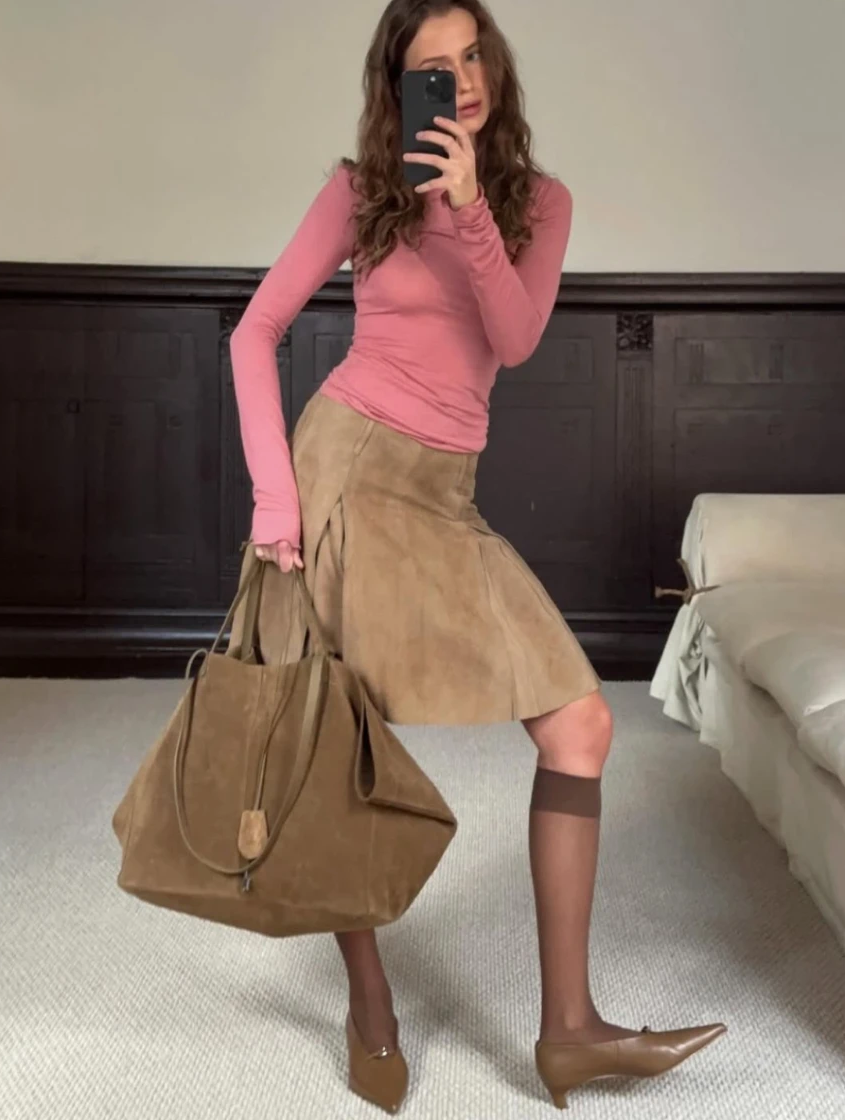
#> input picture drafts/colour-combinations-ss27/pins/src/pin-1-emmafrprt.png, 845 x 1120 px, given in place of l17.png, which was not available
$ python build_photo_grids.py ../../colour-combinations-ss27/pins/src/pin-1-emmafrprt.png ../../colour-combinations-ss27/pins/src/pin-2-boginya-tsveta.png
#> lines starting #> are read from the running program, lines starting #| are printed output that depends on the picture
#> `c = Image.new('RGB', (2160, 2700))`: c: PIL image 2160x2700 RGB; every value is 0
# One 2 x 2 photo grid per colour slide (full-bleed 4:5, 2160 x 2700), four looks from that colour group,
# each cropped to 4:5 around the person (centre taken from the cut-out's bounding box).
# Usage: python3 build_photo_grids.py <scratch dir> <draft dir>
import sys
from PIL import Image
S, D = sys.argv[1], sys.argv[2]
GRIDS = {'1-black': ['l17', 'l14', 'l19', 'l18'], '2-blue-navy': ['l30b', 'l35', 'l15', 'l16'],
         '3-nude-cream-white': ['l13', 'l20', 'l21', 'l01'], '4-brown-burgundy': ['l11', 'l32', 'l45', 'l07'],
         '5-green-gold': ['l12', 'l31', 'l24', 'l43'], '6-everything-else': ['l22', 'l38', 'l04', 'l29']}
def crop(n):
#> called with n = 'l17'
    im = Image.open(f'{S}/src/{n}.png').convert('RGB'); W, H = im.size
#> in crop, im is the input picture: PIL image 845x1120 RGB; mean R, G, B 137.1, 119, 107.4
#> after `W, H = im.size`: W = 845; H = 1120
    try: bb = Image.open(f'{S}/cut/{n}_full.png').getbbox()
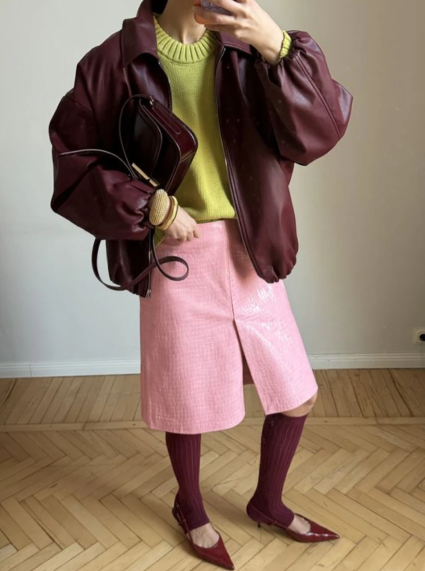
#> input picture drafts/colour-combinations-ss27/pins/src/pin-2-boginya-tsveta.png, 850 x 1142 px, given in place of l17_full.png, which was not available (shown at 1/2 size)
#> bb = (0, 0, 850, 1142)
    except FileNotFoundError: bb = (W * .2, 0, W * .8, H)
    cx = (bb[0] + bb[2]) / 2; pw, ph = bb[2] - bb[0], bb[3] - bb[1]
#> after `cx = (bb[0] + bb[2]) / 2`: cx = 425
#> after `pw, ph = (bb[2] - bb[0], bb[3] - bb[1])`: pw = 850; ph = 1142
    # window: 4:5, as large as the photo allows, but no wider than needed to hold the person with some air
    h = min(H, W * 5 / 4); w = h * 4 / 5
#> after `h = min(H, W * 5 / 4)`: h = 1056.2
#> after `w = h * 4 / 5`: w = 845
    need_w = max(pw * 1.15, ph * 1.08 * 4 / 5)
#> need_w = 986.7
    if need_w < w: w = max(need_w, W * .45 if W > H else need_w); h = w * 5 / 4
    x0 = min(max(cx - w / 2, 0), W - w); cy = (bb[1] + bb[3]) / 2; y0 = min(max(cy - h / 2, 0), H - h)
#> after `x0 = min(max(cx - w / 2, 0), W - w)`: x0 = 0
#> after `cy = (bb[1] + bb[3]) / 2`: cy = 571
#> after `y0 = min(max(cy - h / 2, 0), H - h)`: y0 = 42.88
    return im.crop((int(x0), int(y0), int(x0 + w), int(y0 + h))).resize((1080, 1350), Image.LANCZOS)
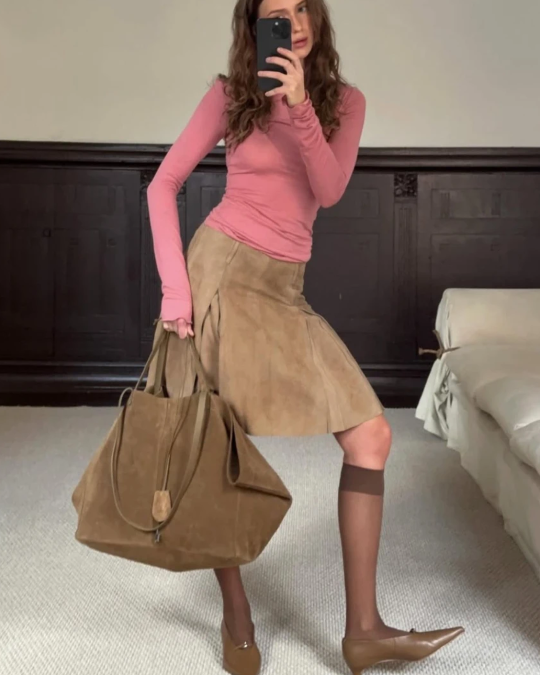
#> returned value: PIL image 1080x1350 RGB (shown at 1/2 size); mean R, G, B 134.5, 115.8, 104.3
for g, ns in GRIDS.items():
    c = Image.new('RGB', (2160, 2700))
    for k, n in enumerate(ns): c.paste(crop(n), ((k % 2) * 1080, (k // 2) * 1350))
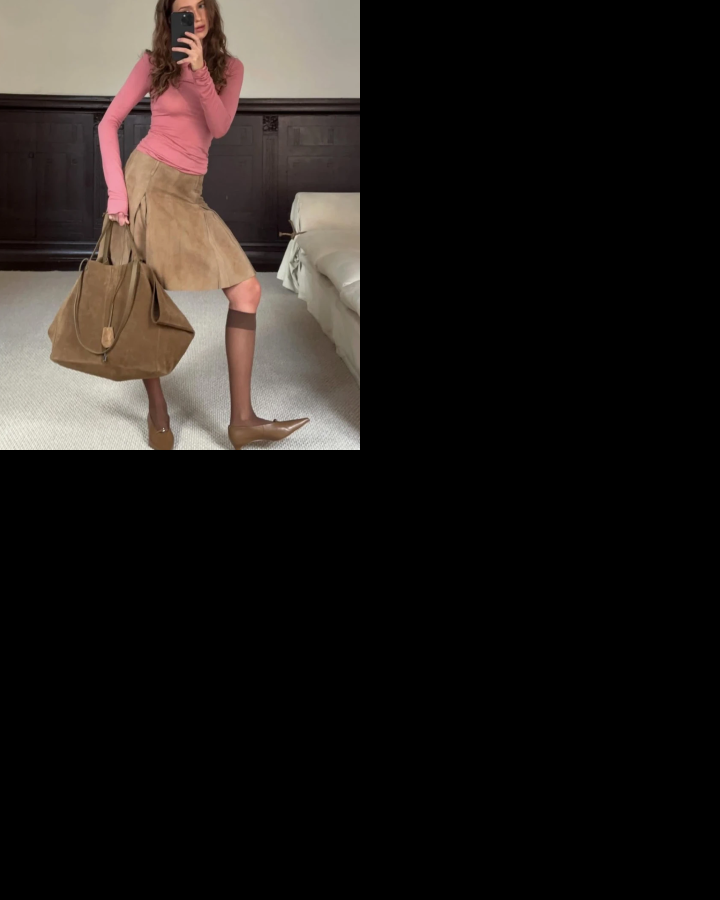
#> c: PIL image 2160x2700 RGB (shown at 1/3 size); mean R, G, B 33.6, 28.9, 26.1
#> (the run stopped early here; a loop or call above may not have finished)
